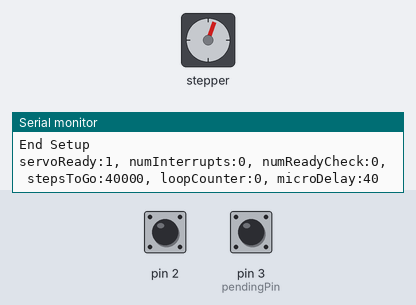
A sketch run on a simulated Arduino Uno, built with avr-gcc and run on an emulated ATmega328P. On the bench: stepper motor, the last lines printed to the serial monitor. Wiring (inferred from the names in the program): stepper motor driver (200 steps per turn assumed): step pin 7; direction pin 6; enable pin 9. The inputs (shaded band) are chosen by the test bench; at power-on: pin 2 LOW, pin 3 (pendingPin) HIGH.

Above: at 4.2 s.
4.3 s: pin 2 driven HIGH
At 4.3 s:
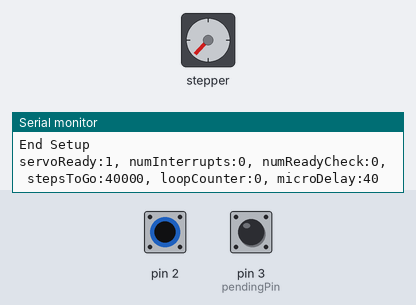
5.8 s: pin 3 (pendingPin) pulled LOW for 0.15 s
At 6.25 s:
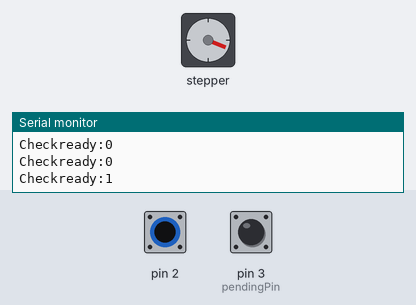
8.9 s: pin 2 pulsed LOW 2 times (0.12 s each, 0.3 s apart)
12.5 s: pin 3 (pendingPin) pulled LOW for 1 s
At 13.49 s:
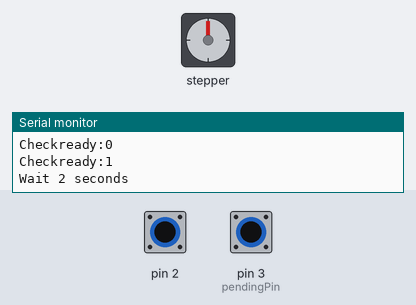
15.5 s: pin 2 pulsed LOW 5 times (0.12 s each, 0.3 s apart)
18.5 s: pin 3 (pendingPin) pulled LOW for 0.15 s
At 18.66 s:
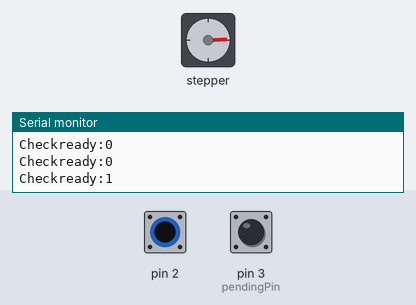
Timing chart, 0 to 25.8 s (numbered marks = the images above; inputs shaded):
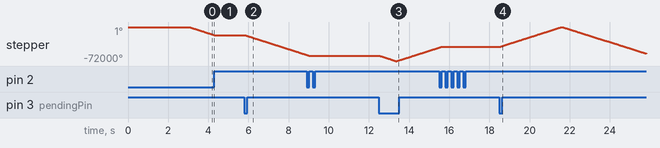

The sketch:

CloseLoopServoDemo.ino
```cpp
#define pulsePin 7
#define dirPin 6
#define pendingPin 3
#define alarmPin 4
#define enablePin 9

#define oneRev 40000
#define pulseMicroSecondDelay 40  // must be much longer if you use fewer steps..

//#define oneRev 400
// #define pulseMicroSecondDelay 150  // must be much longer if you use fewer steps..


#define checkServoReadyInterval 100L

unsigned long microDelay=pulseMicroSecondDelay;
boolean servoReady=false;
boolean servoAlarm=false;
unsigned long stepsToGo;
unsigned long loopCounter=0;
unsigned long printInterval=50000;
boolean doPrint=true;
long unsigned numInterrupts=0;
long unsigned numReadyCheck=0;

// delay any number of uSeconds w/i a reasonable accuracy rate
void myUSecondDelay(long usDelay)
{
  long small_delay;
  long large_delay;

  if (usDelay > 16000) {
      small_delay = usDelay % 1000;
      large_delay = usDelay / 1000;
      delay(large_delay);
      delayMicroseconds(small_delay);
  } else {
    delayMicroseconds(usDelay);
  }
}

void alarmWather()
{

}

void stepWatcher()
{
  delayMicroseconds(5);
  servoReady=digitalRead(pendingPin) == 0;
  //servoReady=true;
  numInterrupts += 1;
  // if we are getting servo ready problems increase the delay
  //  if (! servoReady) {
  //    microDelay *= 1.1;
  //  }
  //Serial.print("ServoReady:");
  //Serial.println(servoReady);
}

// disable the servo
void disableServo() {
  digitalWrite(enablePin, HIGH);
  Serial.println("Servo Disabled");
  delay(2000);
  servoReady=false;
}

// enable the servo
void enableServo()
{
  digitalWrite(enablePin, LOW);
  Serial.println("Servo Enabled");
  delay(1000);
  servoReady=true;
}

void setup() {
  // put your setup code here, to run once:

  Serial.begin(9600);          // setup the interal serial port for debug messages
  Serial.println("Start setup");

  pinMode(enablePin, OUTPUT);
  disableServo();

  pinMode(pulsePin, OUTPUT);
  digitalWrite(pulsePin, LOW);

  pinMode(dirPin, OUTPUT);
  digitalWrite(dirPin, LOW);

  pinMode(pendingPin, INPUT_PULLUP);
  pinMode(alarmPin, INPUT_PULLUP);

  enableServo();

  attachInterrupt(0, stepWatcher, RISING);

  stepsToGo=oneRev;

  Serial.println("End Setup");
}

void loop() {


  if (doPrint && (loopCounter % printInterval) == 0) {
    Serial.print("servoReady:");
    Serial.print(servoReady);
    Serial.print(", numInterrupts:");
    Serial.print(numInterrupts);
    Serial.print(", numReadyCheck:");
    Serial.print(numReadyCheck);
    Serial.print(", stepsToGo:");
    Serial.print(stepsToGo);
    Serial.print(", loopCounter:");
    Serial.print(loopCounter);
    Serial.print(", microDelay:");
    Serial.println(microDelay);
  }

  // just check every now and then
  if (!servoReady && (loopCounter % checkServoReadyInterval) == 0) {
      servoReady = digitalRead(pendingPin) == 0;
      numReadyCheck += 1;
      Serial.print("Checkready:");
      Serial.println(servoReady);
  }

  loopCounter += 1;


//  // did we error out?
//  if (digitalRead(alarmPin) == 0) {
//    Serial.println("Alarm!!");
//    disableServo();
//    enableServo();
//    return; // restart loop, this will esentially break until a reset
//  }

  // step the motor
  if (servoReady == true && stepsToGo > 0) {
    //servoReady=false;
    stepsToGo -= 1;
    // Serial.println("pulse:ServoReady=false");
    digitalWrite(pulsePin, HIGH);
    delayMicroseconds(pulseMicroSecondDelay);
    digitalWrite(pulsePin, LOW);
    delayMicroseconds(pulseMicroSecondDelay);
  }

  if (servoReady == true && stepsToGo == 0) {
    digitalWrite(dirPin, digitalRead(dirPin) ^ 1);
    stepsToGo=oneRev;
    Serial.println("Wait 2 seconds");
    delay(pulseMicroSecondDelay);
  }
}
```

Measured:
- after the input at 4.3 s, stepper: stops changing and stays -17058°
- after the input at 5.8 s, stepper: keeps turning counter-clockwise at about 13577°/s, starting at once
- after the input at 12.5 s, stepper: turns 11319° counter-clockwise in 0.83 s, then 28541° clockwise in 2.1 s
- after the input at 18.5 s, stepper: turns 41675° clockwise in 3.1 s, then 55789° counter-clockwise in 4.1 s
- by itself, stepper: keeps turning counter-clockwise at about 13574°/s
